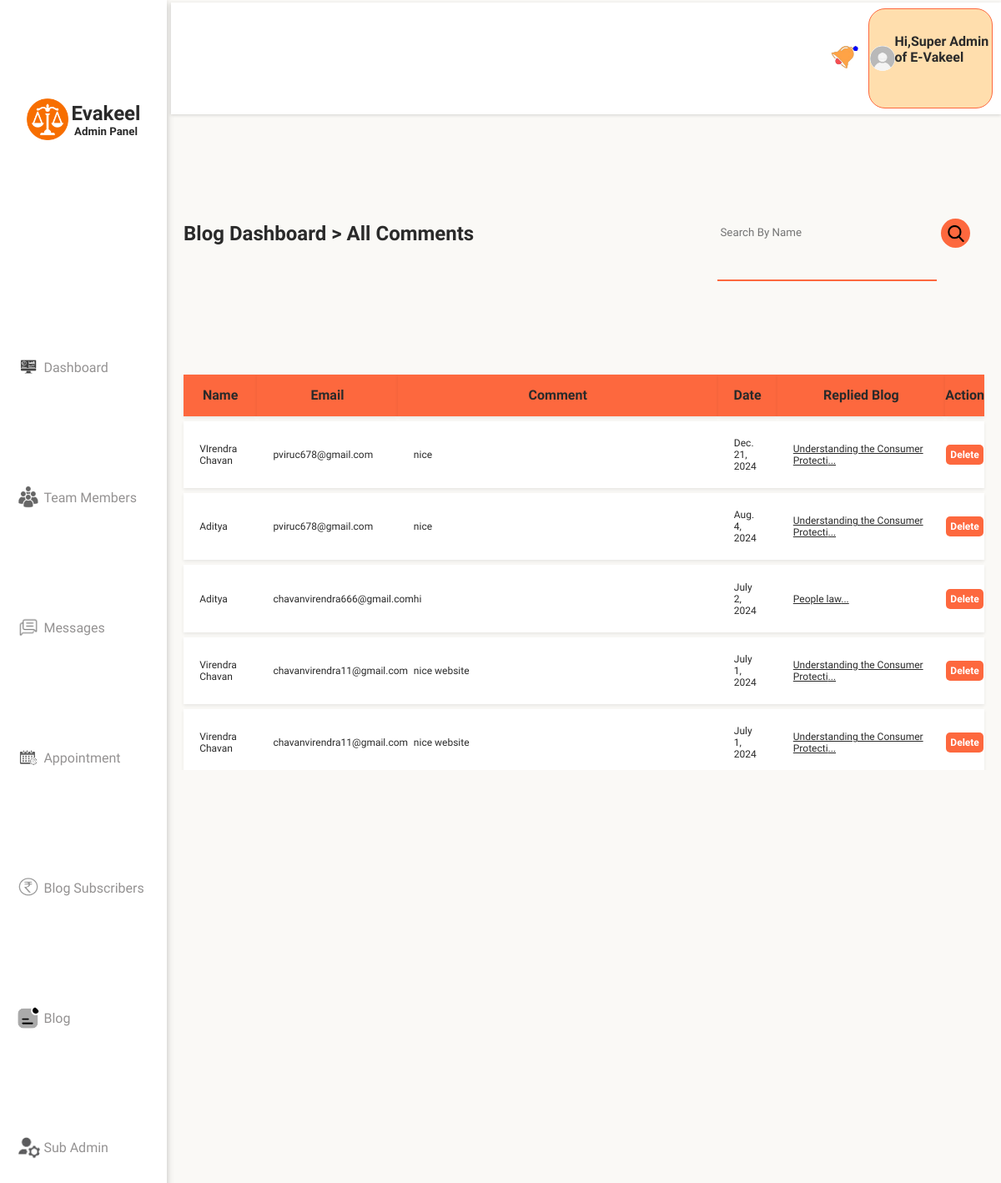
/all_comment (signed in), run on the app's committed database.
### vakilapp/models.py (models this page shows, shortened)
class comment(models.Model):
    reply_blog=models.ForeignKey(Blog,on_delete=models.CASCADE)
    Name=models.CharField(max_length=122 ,null=True)
    Email=models.CharField(max_length=122,default=None)
    comment_text=models.TextField()
    Date=models.DateField(null=True, default=None)

class Blog(models.Model):
    Image=models.ImageField(upload_to='Blog_Photo')
    Title=models.CharField(max_length=122 ,null=True)
    editor=models.CharField(max_length=122 ,null=True)
    date_blog=models.DateField()
    para=models.TextField()
    views_count=models.IntegerField(default=0)
    comment_count=models.IntegerField(default=0)

### vakilapp/views.py (the view)
# urls.py: path("all_comment",views.all_comment,name='all_comment'),
@login_required(login_url='admin_login')
def all_comment(request):
    new_noti=notification.objects.all()
    cmt=comment.objects.all().order_by('-id')
    result=None
    data=None
    if request.GET.get('Search'):
        cmt=cmt.filter(Name__icontains=request.GET.get('Search'))
        data=request.GET.get('Search')[0:7]
        result=True
    if not cmt:
         data=request.GET.get('Search')[0:7]
         result=False
    context={'cmt':cmt,'result':result,'data':data,'new_noti':new_noti}
    return render(request,"admin_comment.html",context)

### templates/admin_comment.html (shortened to what this page needs)
{% extends "admin_base.html" %}
{% load static %}
{% block TabName %}
<h2>
    <a href="/blog_dash"> Blog Dashboard</a>
    <a href="" class="subtab_head"> > All Comments</a>
</h2>
<div class="team_action" style="justify-content: end;">
    <form class="search_box">
        <input type="text" name="Search" placeholder="Search By Name">
        <button type="submit"><img src="{% static 'images/Search.png' %}" alt=""></button>
    </form>
</div>
{% endblock TabName %}
{% block body %}
<div class="booked_apt_table">
    <table>
        <tr class="table_head">
            <th>Name</th>
            <th>Email</th>
            <th>Comment</th>
            <th>Date</th>
            <th>Replied Blog</th>
            <th>Action</th>
        </tr>
        {% for i in cmt %}
        <tr class="apt_table_row">
            <td>{{i.Name}}</td>
            <td>{{i.Email}}</td>
            <td style="width: 40%;">{{i.comment_text}}</td>
            <td>{{i.Date}}</td>
            <td title="{{i.reply_blog.Title}}"><a href="/blog_temp/{{i.reply_blog.id}}/#{{i.id}}">{{i.reply_blog.Title|slice:":35"}}...</a></td>
            <td style="text-align: center; padding: 0px;"><a href="/delete_comment?id={{i.id}}" class="cmt_delete">Delete</a></td>
        </tr>
        {% endfor %}
    </table>
</div>
{% endblock body %}

### templates/admin_base.html (shortened to what this page needs)
{% load static %}
<!DOCTYPE html>
<html lang="en">
<head>
    <link rel="stylesheet" href="{% static 'css/admin_style.css' %}">
</head>
<body>
    <div class="am_body">
        <nav class="am_navbar">
            <div class="logobox">
                <img src="{% static 'images/logo1.png' %}" alt="e-vakil" class="logoimg">
                <div class="logotext">
                    <h1>Evakeel</h1>
                    <h5>Admin Panel</h5>
                </div>
            </div>
            <div class="navoptions">
                <ul>
                    <a href="/admin_home" class="optext">
                        <li>
                            <img src="{% static 'images/dash_icon.png' %}" alt="" class="opimg">
                            Dashboard
                        </li>
                    </a>
                    <a href="/admin_team" class="optext">
                        <li>
                            <img src="{% static 'images/team_icon.png' %}" alt="" class="opimg">
                            Team Members
                        </li>
                    </a>
                    <a href="/admin_msg" class="optext">
                        <li>
                            <img src="{% static 'images/msg_icon.png' %}" alt="" class="opimg">
                            Messages
                        </li>
                    </a>
                    <a href="/Appointment_section" class="optext">
                        <li>
                            <img src="{% static 'images/Appointment_icon.png' %}" alt="" class="opimg">
                            Appointment
                        </li>
                    </a>
                    <a href="/all_subs" class="optext">
                        <li>
                            <img src="{% static 'images/subs_icon.png' %}" alt="" class="opimg">
                            Blog Subscribers
                        </li>
                    </a>
                    <a href="/blog_dash" class="optext">
                        <li>
                            <img src="{% static 'images/blog_icon.png' %}" alt="" class="opimg">
                            Blog
                        </li>
                    </a>
                    <a href="/sub_admin" class="optext">
                        <li>
                            <img src="{% static 'images/subadmin.png' %}" alt="" class="opimg">
                            Sub Admin
                        </li>
                    </a>
                </ul>
            </div>
        </nav>
        <div class="tab">
            <div class="upperstrip">
                {% if new_noti %}
                <img src="{% static 'images/notiicon_up.png' %}" alt="" class="bell"  onclick="notiPop()">
                {% else %}
                <img src="{% static 'images/notiicon.png' %}" alt="" class="bell"  onclick="notiPop()">
              {% endif %}
                <div class="log_user_prt">
                    <div class="loguser">
                        <img src="{% static 'images/img.jpg' %}" alt="">
                        <p>Hi,{{request.user.first_name}} {{request.user.last_name}}</p>
                    </div>
                </div>
            </div>
            <div class="tab_head">
                {% block TabName %}{% endblock TabName %}
            </div>
            {% block body %}{% endblock body %}
        </div>
    </div>
</body>
</html>

### static/css/admin_style.css (style rules this page uses)
* { margin: 0; padding: 0; box-sizing: border-box; font-family: var(--font-primary); color: var(--font-color-1); }
body { background-color: var(--tab-background); }
:root { --primary-color: #fd683e; --primary-color-tint: #e65e38; --secondary-color: #FFDEAD; --secondary-color-tint: rgb(204, 154, 3); --third-color: white; --tab-background:#FAF9F6; --highlight-color: #6610f2; --font-color-1:#2a2a2a; --font-color-2:#949292; --input-back-color:rgb(248, 242, 242); --card-form-color:rgb(240, 240, 240); --card-form-color-tint:rgb(232, 223, 223); --dark-shade:#D3D3D3; --font-primary: 'Varela Round'; }
.am_body { width: 100%; height: 100vh; display: grid; grid-template-columns: repeat(6,1fr); }
.am_navbar { grid-column: 1/2; background-color: var(--third-color); display: flex; flex-direction: column; box-shadow: rgba(0, 0, 0, 0.24) 0px 3px 8px; }
.logobox { width: 100%; height: 15%; display: flex; align-items: center; justify-content: center; }
.logobox img { width: 50px; height: 50px; margin-right: 2%; }
.logotext { display: flex; flex-direction: column; align-items: center; justify-content: center; font-weight: bolder; }
.navoptions { width: 100%; height: 85%; display: flex; flex-direction: column; align-items: center; justify-content: center; }
.navoptions a { text-decoration: none; color: var(--font-color-2); }
.navoptions ul { width: 90%; height: 90%; }
.navoptions ul li { margin-bottom: 10px; display: flex; align-items: center; height: 10%; width: 100%; padding-left: 5%; border-radius: 20px; transition: all 0.15s ease-in-out; color: var(--font-color-2); }
.navoptions ul li img { width: 30px; height: 30px; background-color: var(--third-color); border-radius: 15px; margin-right: 2%; transition: all 0.3s ease-in-out; }
.tab { grid-column: 2/7; display: flex; flex-direction: column; }
.upperstrip { width: 99.5%; height: 7%; margin-top: 0.3%; background-color: var(--third-color); box-shadow: rgba(0, 0, 0, 0.16) 0px 1px 4px; align-self: flex-end; display: flex; align-items: center; justify-content: end; }
.bell { width: 40px; height: 40px; margin-right: 1%; }
.log_user_prt { width: 15%; height: 90%; margin-right: 1%; position: relative; display: inline-block; }
.loguser { border: 1px solid var(--primary-color); border-radius: 20px; width: 100%; height: 100%; display: flex; align-items: center; justify-content: space-around; background-color: var(--secondary-color); padding-left: 0.5%; padding-right: 0.5%; }
.loguser img { width: 30px; height: 30px; background-color: white; border-radius: 20px; }
.loguser p { width: 80%; height: 50%; overflow: hidden; font-weight: bold; }
.tab_head { width: 100%; height: 15%; display: flex; align-items: center; justify-content: space-between; padding-left: 2%; }
.tab_head a { text-decoration: none; }
.tab_head .team_action { width: 45%; height: 40%; display: flex; margin-right: 3%; }
.search_box { width: 70%; height: 100%; display: flex; align-items: center; justify-content: space-around; border-radius: 7px; margin-right: 1%; }
.search_box input { width: 85%; height: 100%; border: none; outline: none; background-color: var(--tab-background); border-bottom: 2px solid var(--primary-color); padding: 1%; }
.search_box button { background-color: var(--primary-color); outline: none; border: none; border-radius: 30px; height: 35px; width: 35px; display: flex; align-items: center; justify-content: center; cursor: pointer; }
.search_box button img { width: 20px; height: 20px; }
.subtab_head { animation: 0.6s ease-in-out 0s head_coming; }
.apt_table_row { background-color: var(--third-color); box-shadow: 0px 2px 4px 0px rgba(0, 0, 0, 0.075); }
.booked_apt_table { width: 100%; height: 500px; padding: 2%; overflow: scroll; }
.booked_apt_table table { width: 100%; text-align: center; border-collapse: separate; border-spacing: 0 6px; color: var(--font-color-2); animation: 1s ease-in-out 0s rising; }
.booked_apt_table table tr td { height: 40px; }
.booked_apt_table table tr th { background-color: var(--primary-color); height: 50px; box-shadow: 0px 2px 4px 0px rgba(0, 0, 0, 0.075); }
.cmt_delete { background-color: var(--primary-color); color: var(--third-color); padding: 5px; text-decoration: none; border-radius: 5px; justify-self: center; font-weight: bold; }

### templates/admin_comment.html (style rules this page uses)
table tr td { font-size: 12px; text-align: left; padding: 2%; }

### data on the page
comment: Name "VIrendra Chavan", Email "pviruc678@gmail.com", comment_text "nice", Date "Dec. 21, 2024", reply_blog.Title "Understanding the Consumer Protecti"
comment: Name "Aditya", Email "pviruc678@gmail.com", comment_text "nice", Date "Aug. 4, 2024", reply_blog.Title "Understanding the Consumer Protecti"
comment: Name "Aditya", Email "chavanvirendra666@gmail.com", comment_text "hi", Date "July 2, 2024", reply_blog.Title "People law"
comment: Name "Virendra Chavan", Email "chavanvirendra11@gmail.com", comment_text "nice website", Date "July 1, 2024", reply_blog.Title "Understanding the Consumer Protecti"
comment: Name "Virendra Chavan", Email "chavanvirendra11@gmail.com", comment_text "nice website", Date "July 1, 2024", reply_blog.Title "Understanding the Consumer Protecti"

### other printed values
{{ request.user.first_name }} "Super Admin"
{{ request.user.last_name }} "of E-Vakeel"
